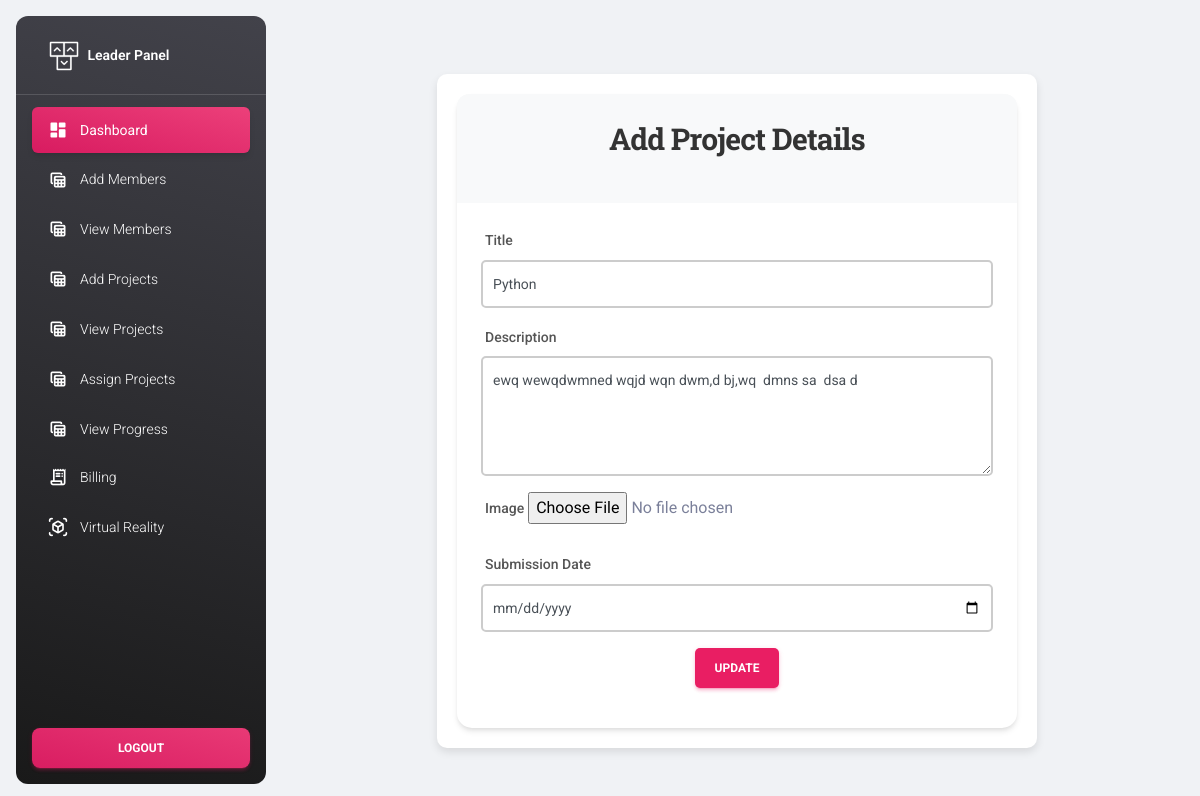
Screenshot of /update_project_leader?id=1 with the database file from the repository.
### myapp/models.py (models this page shows)
class Add_project(models.Model):
    title = models.CharField(max_length=50, null=True)
    project_image = models.ImageField(null=True)
    description = models.CharField(max_length=500, null=True)
    submission_date = models.DateTimeField(null=True)
    uploaded_date = models.DateTimeField(null=True)
    leader_id = models.ForeignKey(Add_leader, on_delete=models.CASCADE, null=True)
    first_member_id = models.ForeignKey(Add_member, on_delete=models.CASCADE, null=True, related_name='projects_first_member')
    second_member_id = models.ForeignKey(Add_member, on_delete=models.CASCADE, null=True, related_name='projects_second_member')
    third_member_id = models.ForeignKey(Add_member, on_delete=models.CASCADE, null=True, related_name='projects_third_member')
    fourth_member_id = models.ForeignKey(Add_member, on_delete=models.CASCADE, null=True, related_name='projects_fourth_member')
    fifth_member_id = models.ForeignKey(Add_member, on_delete=models.CASCADE, null=True, related_name='projects_fifth_member')
    progress = models.IntegerField(default=0)
    completed = models.BooleanField(default=False)
    leader_approvel = models.BooleanField(default=False)
    leader_rejected = models.BooleanField(default=False)
    completed_date = models.DateTimeField(null=True)
    assigned = models.BooleanField(default=False)

### myapp/views.py (the view, shortened to what this page needs)
# urls.py: path('update_project_leader',views.update_project_leader),
def update_project_leader(request):
    pid=request.GET.get('id')
    project=Add_project.objects.get(id=pid)
    return render(request,"leader/update_project_leader.html",{"project":project})

### template/leader/update_project_leader.html (shortened to what this page needs)
{% extends 'leader/leader_base.html' %}
{% block content %}
<div class="form-container">
    <div class="card">
        <div class="card-header">
            <h3>Add Project Details</h3>
        </div>
        <div class="card-body">
            <form method="POST" enctype="multipart/form-data">
                <div class="form-group mb-3">
                    <label for="id_name">Title</label>
                    <input type="text" name="title" value="{{project.title}}" id="id_name" class="form-control" placeholder="Enter project title">
                </div>
                <div class="form-group mb-3">
                    <label for="id_team_name">Description</label>
                    <textarea name="description" id="id_team_name" class="form-control" rows="4" placeholder="Enter project description">{{ project.description }}</textarea>
                </div>
                <div class="form-group mb-4">
                    <label for="id_profile_picture">Image</label>
                    <input type="file" name="project_image" id="id_profile_picture" class="form-control-file">
                </div>
                <div class="form-group mb-3">
                    <label for="id_employee_id">Submission Date</label>
                    <input type="date" name="submission_date" id="id_employee_id" class="form-control" placeholder="Enter employee ID">
                </div>
                <div class="text-center">
                    <button type="submit" class="btn btn-primary btn-block">Update</button>
                </div>
            </form>
        </div>
    </div>
</div>
{% endblock %}

### template/leader/update_project_leader.html (style rules this page uses)
.form-container { max-width: 600px; margin: 50px auto; padding: 20px; background-color: #ffffff; border-radius: 10px; box-shadow: 0 4px 8px rgba(0, 0, 0, 0.1); }
.form-container h3 { color: #333; font-weight: bold; margin-bottom: 20px; text-align: center; }
.form-group label { color: #555; font-weight: 500; }
.form-control { border: 2px solid #ccc; border-radius: 5px; transition: border-color 0.3s ease; padding: 10px; }
.form-control-file { border: none; }
.btn-primary { background-color: #e91e63; border-color: #e91e63; font-weight: bold; padding: 10px 20px; border-radius: 5px; transition: background-color 0.3s ease, box-shadow 0.3s ease; }
.card { border: none; border-radius: 15px; }
.card-header { background-color: #f8f9fa; border-bottom: none; text-align: center; font-weight: bold; font-size: 1.5rem; color: #333; border-radius: 15px 15px 0 0; }
.card-body { padding: 30px; }

### rows the page displays
Add_project: title "Python", description "ewq wewqdwmned wqjd wqn dwm,d bj,wq dmns sa dsa d"
